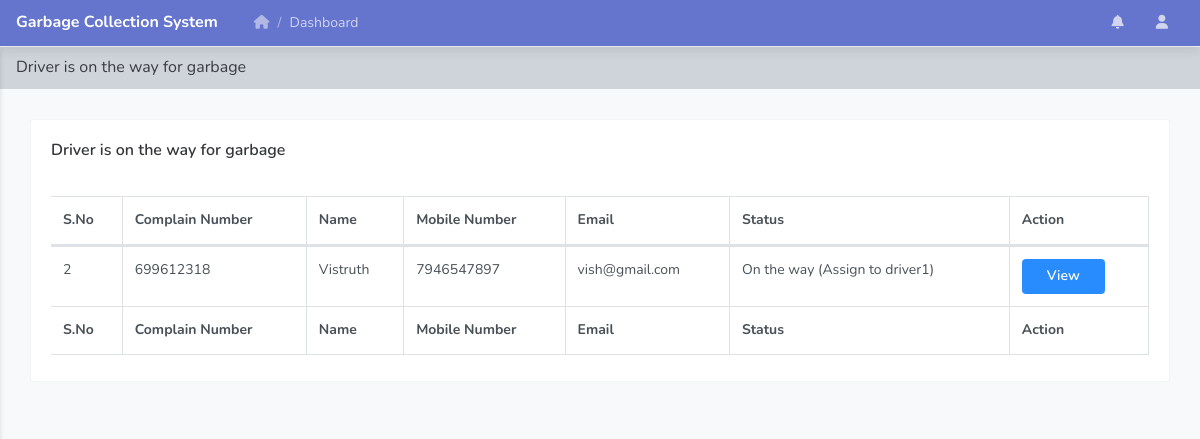
/ontheway-complain.php (signed in), run on the app's committed database.
### tables this page shows
CREATE TABLE `tbllodgedcomplain` (
  `ID` int(10) NOT NULL,
  `UserID` int(10) DEFAULT NULL,
  `ComplainNumber` int(10) DEFAULT NULL,
  `Area` varchar(250) DEFAULT NULL,
  `Locality` varchar(250) DEFAULT NULL,
  `Landmark` varchar(250) DEFAULT NULL,
  `Address` mediumtext DEFAULT NULL,
  `Photo` varchar(250) DEFAULT NULL,
  `Note` mediumtext DEFAULT NULL,
  `ComplainDate` timestamp NULL DEFAULT current_timestamp(),
  `Remark` varchar(250) DEFAULT NULL,
  `Status` varchar(100) DEFAULT NULL,
  `AssignTo` varchar(100) DEFAULT NULL,
  `AssignDate` date DEFAULT NULL,
  `UpdationDate` timestamp NULL DEFAULT NULL ON UPDATE current_timestamp()
);

CREATE TABLE `tbluser` (
  `ID` int(10) NOT NULL,
  `FullName` varchar(250) DEFAULT NULL,
  `UserName` varchar(250) DEFAULT NULL,
  `MobileNumber` bigint(20) DEFAULT NULL,
  `Email` varchar(250) DEFAULT NULL,
  `Password` varchar(250) DEFAULT NULL,
  `RegDate` timestamp NULL DEFAULT current_timestamp()
);

### sidebar.php (called while the page is built, shortened)
 <?php
$aid=$_SESSION['vamsaid'];
$sql="SELECT AdminName,Email from  tbladmin where ID=:aid";
$query = $dbh -> prepare($sql);
$query->bindParam(':aid',$aid,PDO::PARAM_STR);
$query->execute();
$results=$query->fetchAll(PDO::FETCH_OBJ);
$cnt=1;
if($query->rowCount() > 0)
{
foreach($results as $row)
{               ?>
                    <small><?php  echo $row->Email;?></small><?php $cnt=$cnt+1;}} ?>

### ontheway-complain.php (the view, shortened to what this page needs)
<?php
include('includes/dbconnection.php');
if (strlen($_SESSION['vamsaid']==0)) {
  header('location:logout.php');
  } else{
  ?>
<!doctype html>
<html lang="en">
<head>
    <link rel="stylesheet" href="../assets/vendor/themify-icons/themify-icons.css">
    <link rel="stylesheet" href="../assets/vendor/fontawesome/css/font-awesome.min.css">
    <link rel="stylesheet" href="../assets/vendor/jquery-datatable/dataTables.bootstrap4.min.css">
    <link  rel="stylesheet" href="../assets/css/main.css">
</head>
<body class="theme-indigo">
<?php include_once('includes/header.php');?>
    <div class="main_content" id="main-content">
       <?php include_once('includes/sidebar.php');?>
        <div class="page">
            <nav class="navbar navbar-expand-lg navbar-light bg-light">
                <a class="navbar-brand" href="javascript:void(0);">Driver is on the way for garbage</a>
            </nav>
            <div class="container-fluid">
                <div class="row clearfix">
                    <div class="col-lg-12">
                        <div class="card">
                            <div class="header">
                                <h2>Driver is on the way for garbage </h2>
                            </div>
                            <div class="body">
                                <div class="table-responsive">
                                    <table class="table table-bordered table-striped table-hover js-basic-example dataTable">
                                        <thead>
                                            <tr>
                                               <th>S.No</th>
                                        <th>Complain Number</th>
                                        <th>Name</th>
                                        <th>Mobile Number</th>
                                        <th>Email</th>
                                    <th>Status</th>
                                        <th>Action</th>
                                            </tr>
                                        </thead>
                                        <tfoot>
                                            <tr>
                                               <th>S.No</th>
                                        <th>Complain Number</th>
                                        <th>Name</th>
                                        <th>Mobile Number</th>
                                        <th>Email</th>
                                    <th>Status</th>
                                        <th>Action</th>
                                            </tr>
                                        </tfoot>
                                        <tbody>
                                            <tr>
                                               <?php
$sql="SELECT tbllodgedcomplain.ComplainNumber,tbllodgedcomplain.AssignTo,tbllodgedcomplain.ID as compid,tbllodgedcomplain.Status,tbluser.ID as uid,tbluser.FullName,tbluser.MobileNumber,tbluser.Email from tbllodgedcomplain join tbluser on tbluser.ID=tbllodgedcomplain.UserID where tbllodgedcomplain.Status ='On the way'";
$query = $dbh -> prepare($sql);
$query->execute();
$results=$query->fetchAll(PDO::FETCH_OBJ);
if($query->rowCount() > 0)
{
foreach($results as $row)
{               ?>
                                             <td><?php echo htmlentities($cnt);?></td>
                                        <td><?php  echo htmlentities($row->ComplainNumber);?></td>
                                        <td><?php  echo htmlentities($row->FullName);?></td>
                                        <td><?php  echo htmlentities($row->MobileNumber);?></td>
                                        <td><?php  echo htmlentities($row->Email);?></td>
                                             <?php if($row->Status==""){ ?>
                     <td><?php echo "Not Updated Yet"; ?></td>
<?php } else { ?>                  <td><?php  echo htmlentities($row->Status);?> (Assign to <?php  echo htmlentities($row->AssignTo);?>)
                  </td>
                  <?php } ?>
                                        <td><a href="view-driver-response-complain-detail.php?editid=<?php echo htmlentities ($row->compid);?>&&comid=<?php echo htmlentities ($row->ComplainNumber);?>" class="btn btn-primary">View</a></td>
                                            </tr>
                                         <?php $cnt=$cnt+1;}} ?>
                                        </tbody>
                                    </table>
                                </div>
                            </div>
                        </div>
                    </div>
                </div>
            </div>
        </div>
    </div>
</body>
</html><?php }  ?>

### data on the page
tbllodgedcomplain: ComplainNumber "699612318", UserID.FullName "Vistruth", UserID.MobileNumber "7946547897", UserID.Email "vish@gmail.com", Status "On the way", AssignTo "driver1"
